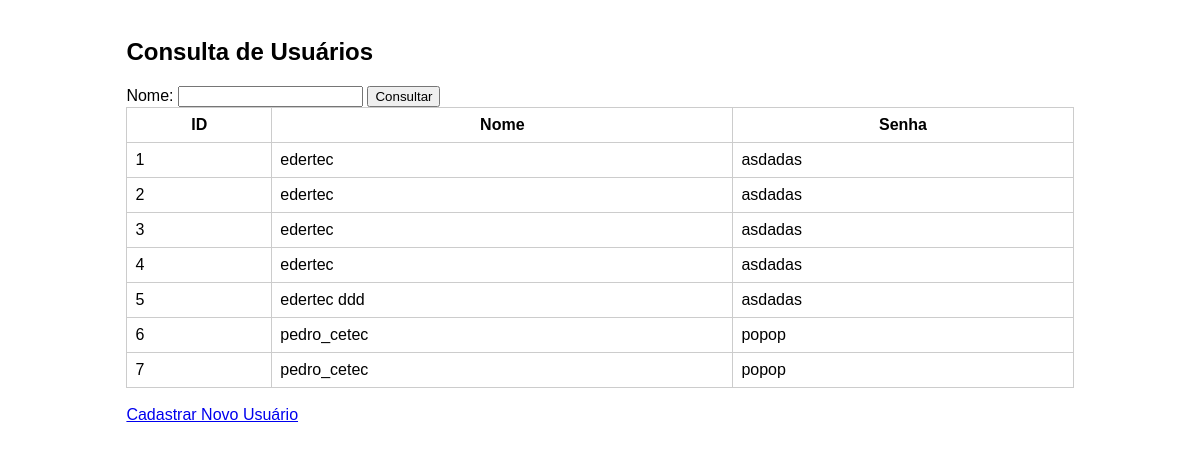
Screenshot of /listausuarios with the database file from the repository.
### tables this page shows
CREATE TABLE usuarios (id INTEGER PRIMARY KEY AUTOINCREMENT, nome TEXT, senha TEXT);

### app.py (the view, shortened to what this page needs)
@app.route('/listausuarios', methods=['GET'])
def index():
    if request.method == 'GET':
        conn = connect_db()
        cursor = conn.cursor()
        cursor.execute("SELECT * FROM usuarios")
        users = cursor.fetchall()
        conn.close()
        return render_template('listausuarios.html', users=users)

### app.py (called while the page is built)
def connect_db():
    return sqlite3.connect('processos.db')

### templates/listausuarios.html (shortened to what this page needs)
<!DOCTYPE html>
<html>
<head>
</head>
<body>
    <div class="container">
        <h2>Consulta de Usuários</h2>
        <form method="post">
            <label for="nome">Nome:</label>
            <input type="text" name="nome" required>
            <input type="submit" value="Consultar">
        </form>
        <table>
            <thead>
                <tr>
                    <th>ID</th>
                    <th>Nome</th>
                    <th>Senha</th>
                </tr>
            </thead>
            <tbody>
                {% for user in users %}
                    <tr>
                        <td>{{ user[0] }}</td>
                        <td>{{ user[1] }}</td>
                        <td>{{ user[2] }}</td>
                    </tr>
                {% endfor %}
            </tbody>
        </table>
        <br>
        <a href="{{ url_for('cadusuario') }}">Cadastrar Novo Usuário</a>
    </div>
</body>
</html>

### templates/listausuarios.html (style rules this page uses)
body { font-family: Arial, sans-serif; }
.container { margin: auto; width: 80%; padding: 10px; }
table { width: 100%; border-collapse: collapse; }
th, td { padding: 8px; border: 1px solid #ccc; }

### rows the page displays
usuarios: id "1", nome "edertec", senha "asdadas"
usuarios: id "2", nome "edertec", senha "asdadas"
usuarios: id "3", nome "edertec", senha "asdadas"
usuarios: id "4", nome "edertec", senha "asdadas"
usuarios: id "5", nome "edertec ddd", senha "asdadas"
usuarios: id "6", nome "pedro_cetec", senha "popop"
usuarios: id "7", nome "pedro_cetec", senha "popop"
